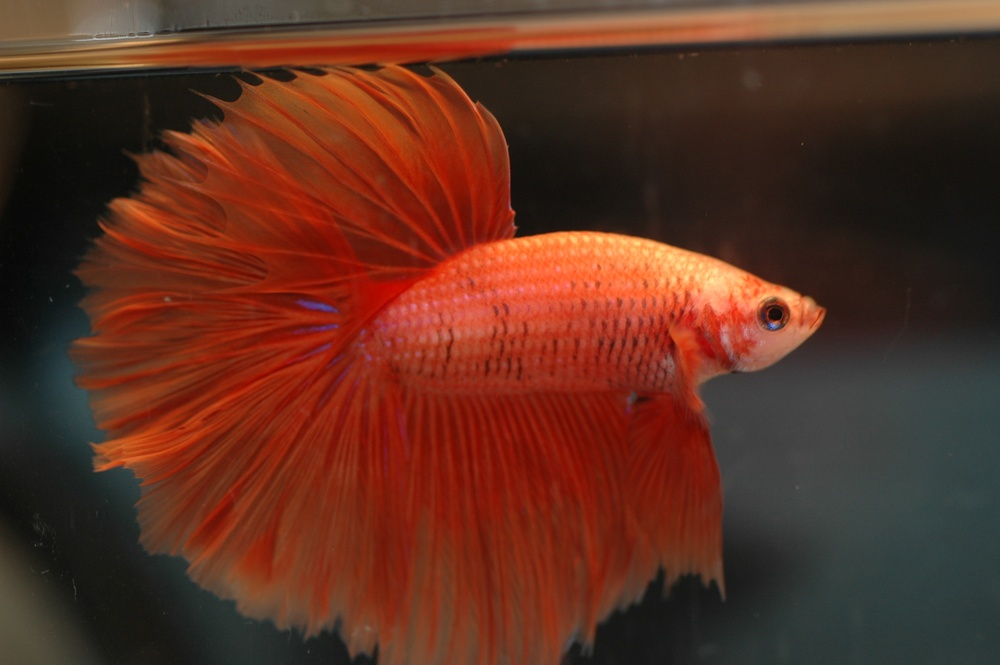
#> input picture test_betta.jpg, 1000 x 665 px, shrunk from 3008 x 2000 before the run
$ python make_8_direction.py test_betta.jpg DashBoard_Layout.png
#> lines starting #> are read from the running program, lines starting #| are printed output that depends on the picture
import os
import sys
from PIL import Image

def make_8_directions(input_path, output_dir):
#> called with input_path = 'test_betta.jpg', output_dir = 'DashBoard_Layout.png'
    if not os.path.exists(output_dir):
        os.makedirs(output_dir)

    # 1. 원본 이미지 불러오기
    try:
        base_img = Image.open(input_path).convert("RGBA")
    except Exception as e:
        print(f"이미지 로드 에러: {e}")
        return

    # 💡 [핵심] 원본이 '왼쪽'을 본다고 가정하고, '오른쪽'은 거울처럼 좌우 반전(FLIP)시켜서 만듭니다!
    img_left = base_img
    img_right = base_img.transpose(Image.FLIP_LEFT_RIGHT)
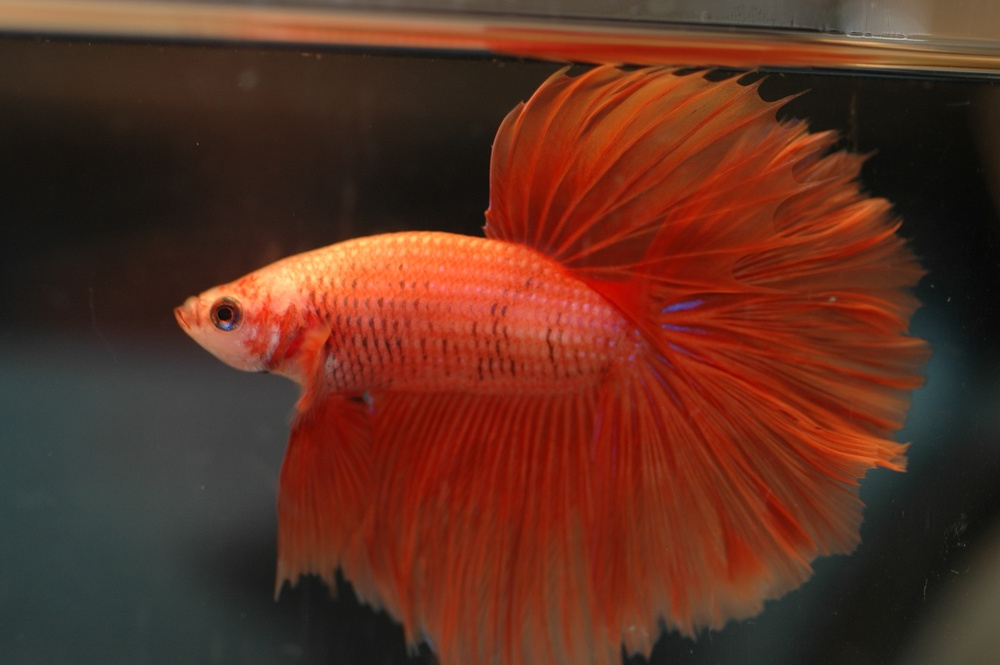
#> img_right: PIL image 1000x665 RGBA; mean R, G, B, A 93.9, 47.8, 33.4, 255

    # 💡 90도로 꺾지 않고, 25도~45도 내외로 머리만 살짝 들거나 숙이게 만듭니다.
    # PIL.Image.rotate는 반시계 방향이 양수입니다.
    directions = {
        'W_left.png':       (img_left, 0),
        'NW_up_left.png':   (img_left, -25), # 왼쪽 위로 갈 땐 머리를 25도 듦
        'SW_down_left.png': (img_left, 25),  # 왼쪽 아래로 갈 땐 머리를 25도 숙임
        'N_up.png':         (img_left, -45), # 수직 상승할 때도 45도까지만 듦
        'S_down.png':       (img_left, 45),  # 수직 하강할 때도 45도까지만 숙임

        'E_right.png':      (img_right, 0),
        'NE_up_right.png':  (img_right, 25), # 오른쪽 위
        'SE_down_right.png':(img_right, -25) # 오른쪽 아래
    }

    for filename, (img, angle) in directions.items():
        # expand=True 설정으로 이미지가 회전하면서 모서리가 잘리는 것을 완벽 방지
        rotated_img = img.rotate(angle, resample=Image.BICUBIC, expand=True)
        rotated_img.save(os.path.join(output_dir, filename))
#> this loop made 8 passes
#> (filename, angle) on passes 1 to 8: ('W_left.png', 0), ('NW_up_left.png', -25), ('SW_down_left.png', 25), ('N_up.png', -45), ('S_down.png', 45), ('E_right.png', 0), ('NE_up_right.png', 25), ('SE_down_right.png', -25)
#> pass 2, in make_8_directions, `rotated_img = img.rotate(angle, resample=Image.BICUBIC, expand=True)`:
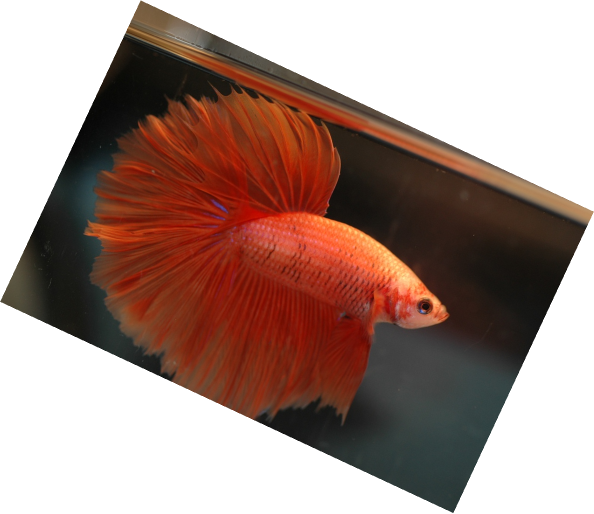
#> rotated_img: PIL image 1188x1027 RGBA (shown at 1/2 size); mean R, G, B, A 50.9, 25.8, 17.9, 139; transparent parts drawn white
#> pass 3, in make_8_directions, `rotated_img = img.rotate(angle, resample=Image.BICUBIC, expand=True)`:
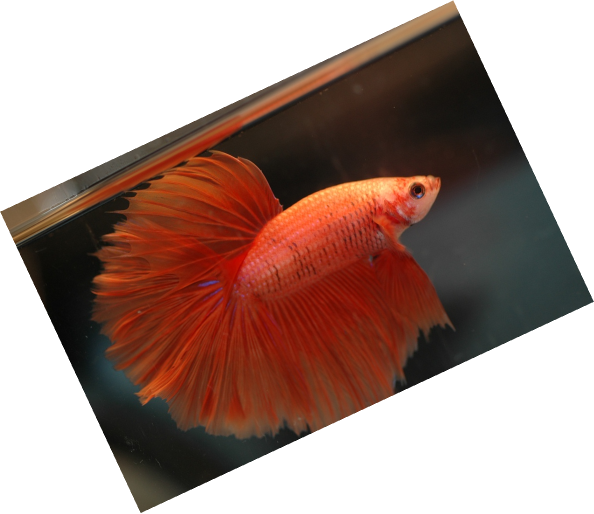
#> rotated_img: PIL image 1188x1027 RGBA (shown at 1/2 size); mean R, G, B, A 50.9, 25.8, 17.9, 139; transparent parts drawn white
#> after the loop:
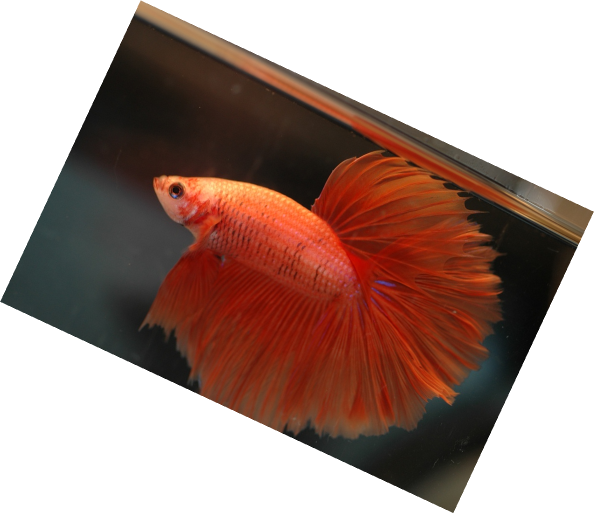
#> rotated_img: PIL image 1188x1027 RGBA (shown at 1/2 size); mean R, G, B, A 50.9, 25.8, 17.9, 139; transparent parts drawn white

    print("🎉 8방향 반전 및 미세 회전 에셋 생성 완료!")

if __name__ == "__main__":
    if len(sys.argv) >= 3:
        make_8_directions(sys.argv[1], sys.argv[2])
    else:
        print("인자가 부족합니다.")
